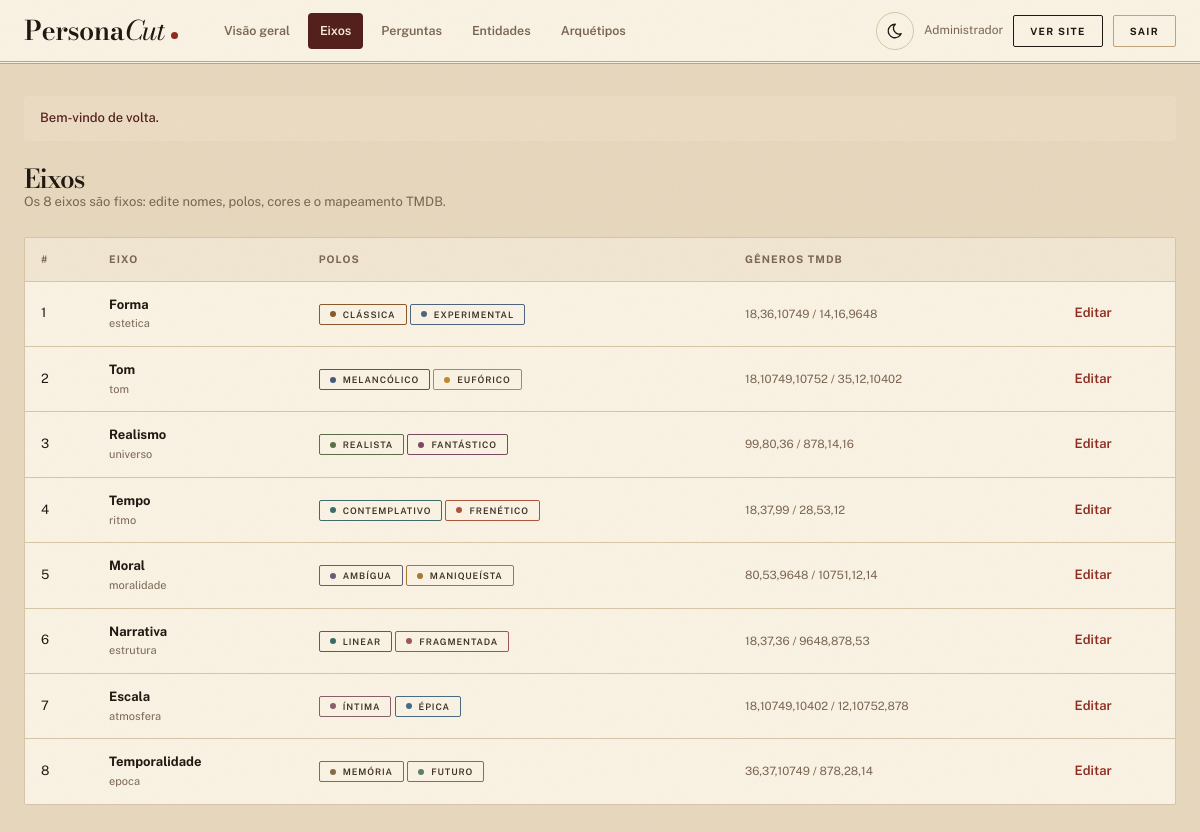
Screenshot of /admin/eixos.php (signed in) with the database file from the repository.
### tables this page shows
CREATE TABLE eixos (
    id                 TINYINT UNSIGNED AUTO_INCREMENT PRIMARY KEY,
    ordem              TINYINT UNSIGNED NOT NULL,
    slug               VARCHAR(40)  NOT NULL,
    nome               VARCHAR(60)  NOT NULL,
    descricao          TEXT NULL,
    polo_esq_key       VARCHAR(80)  NOT NULL,
    polo_esq_nome      VARCHAR(60)  NOT NULL,
    polo_dir_key       VARCHAR(80)  NOT NULL,
    polo_dir_nome      VARCHAR(60)  NOT NULL,
    cor_esq            CHAR(7)      NOT NULL,
    cor_dir            CHAR(7)      NOT NULL,
    icone_esq          VARCHAR(40)  NOT NULL,
    icone_dir          VARCHAR(40)  NOT NULL,
    tmdb_genres_esq    VARCHAR(120) NOT NULL DEFAULT '',
    tmdb_genres_dir    VARCHAR(120) NOT NULL DEFAULT '',
    tmdb_keywords_esq  VARCHAR(255) NOT NULL DEFAULT '',
    tmdb_keywords_dir  VARCHAR(255) NOT NULL DEFAULT '',
    UNIQUE KEY uq_eixos_slug (slug),
    UNIQUE KEY uq_eixos_ordem (ordem)
);

### src/Core/Translator.php (called while the page is built, shortened)
<?php
final class Translator
{
    private static string $locale = 'pt-BR';
    private static string $diretorio = '';
    private static array $cache = [];
    public static function init(string $locale, string $diretorio): void
    {
        self::$locale = $locale;
        self::$diretorio = rtrim($diretorio, '/');
    }
    public static function get(string $chave, array $substituicoes = []): string
    {
        $texto = self::buscar(self::$locale, $chave)
            ?? self::buscar('pt-BR', $chave)
            ?? $chave;
        return $texto;
    }
    private static function buscar(string $locale, string $chave): ?string
    {
        $no = self::buscarNo($locale, $chave);
        return is_string($no) ? $no : null;
    }
    private static function buscarNo(string $locale, string $chave): mixed
    {
        $dados = self::carregar($locale);
        $no = $dados;
        foreach (explode('.', $chave) as $parte) {
            $no = $no[$parte];
        }
        return $no;
    }
    private static function carregar(string $locale): array
    {
        if (isset(self::$cache[$locale])) {
            return self::$cache[$locale];
        }
        $arquivo = self::$diretorio . '/' . $locale . '.json';
        $conteudo = file_get_contents($arquivo);
        $dados = json_decode($conteudo === false ? '' : $conteudo, true);
        self::$cache[$locale] = is_array($dados) ? $dados : [];
        return self::$cache[$locale];
    }
}

### src/Core/SessionUser.php (called while the page is built, shortened)
<?php
final class SessionUser
{
    public static function atual(): ?array
    {
        $admin = $_SESSION['admin'] ?? null;
        return is_array($admin) ? $admin : null;
    }
}

### public/admin/_guard.php (called while the page is built, shortened)
<?php
$admin = \Core\SessionUser::atual();

### src/Core/Session.php (called while the page is built, shortened)
<?php
final class Session
{
    public static function flash(string $chave, ?string $mensagem = null): ?string
    {
        $valor = $_SESSION['_flash'][$chave] ?? null;
        return $valor;
    }
}

### src/autoload.php (called while the page is built, shortened)
<?php
spl_autoload_register(static function (string $classe): void {
    $prefixos = [
        'Core\\'        => __DIR__ . '/Core/',
        'Models\\'      => __DIR__ . '/Models/',
        'Services\\'    => __DIR__ . '/Services/',
        'Controllers\\' => __DIR__ . '/Controllers/',
    ];
    foreach ($prefixos as $prefixo => $diretorio) {
        if (!str_starts_with($classe, $prefixo)) {
            continue;
        }
        $relativo = substr($classe, strlen($prefixo));
        $arquivo  = $diretorio . str_replace('\\', '/', $relativo) . '.php';
        if (is_file($arquivo)) {
            return;
        }
    }
});

### src/Models/Eixo.php (called while the page is built, shortened)
<?php
final class Eixo
{
    public static function todos(PDO $pdo): array
    {
        $stmt = $pdo->query(
            'SELECT id, ordem, slug, nome, descricao, polo_esq_key, polo_esq_nome,
                    polo_dir_key, polo_dir_nome, cor_esq, cor_dir,
                    icone_esq, icone_dir, tmdb_genres_esq, tmdb_genres_dir,
                    tmdb_keywords_esq, tmdb_keywords_dir
               FROM eixos
              ORDER BY ordem'
        );
        $linhas = $stmt->fetchAll();
        foreach ($linhas as &$linha) {
            $linha['id'] = (int) $linha['id'];
        }
        return $linhas;
    }
}

### public/admin/eixos.php (the view, shortened to what this page needs)
<?php
require __DIR__ . '/_guard.php';
$adminAtivo = 'eixos.php';
$eixos = Eixo::todos($pdo);
require __DIR__ . '/partials/head.php';
?>
<div class="pc-admin__head">
    <div>
        <h1><?= e(t('admin.axes')) ?></h1>
        <p class="pc-text-muted" style="font-size:13px">Os 8 eixos são fixos: edite nomes, polos, cores e o mapeamento TMDB.</p>
    </div>
</div>
<div class="pc-table-wrap">
    <table class="pc-table">
        <thead>
        <tr>
            <th>#</th>
            <th>Eixo</th>
            <th>Polos</th>
            <th>Gêneros TMDB</th>
            <th></th>
        </tr>
        </thead>
        <tbody>
        <?php foreach ($eixos as $eixo): ?>
            <tr>
                <td><?= (int) $eixo['ordem'] ?></td>
                <td>
                    <strong><?= e($eixo['nome']) ?></strong>
                    <div class="pc-text-muted" style="font-size:11px"><?= e($eixo['slug']) ?></div>
                </td>
                <td>
                    <span class="pc-chip" style="border-color: <?= e($eixo['cor_esq']) ?>">
                        <i class="pc-chip__dot" style="background: <?= e($eixo['cor_esq']) ?>"></i><?= e($eixo['polo_esq_nome']) ?>
                    </span>
                    <span class="pc-chip" style="border-color: <?= e($eixo['cor_dir']) ?>">
                        <i class="pc-chip__dot" style="background: <?= e($eixo['cor_dir']) ?>"></i><?= e($eixo['polo_dir_nome']) ?>
                    </span>
                </td>
                <td class="pc-text-muted" style="font-size:11.5px">
                    <?= e($eixo['tmdb_genres_esq']) ?> / <?= e($eixo['tmdb_genres_dir']) ?>
                </td>
                <td><a href="<?= url('admin/eixos.php', ['editar' => $eixo['id']]) ?>"><?= e(t('admin.edit')) ?></a></td>
            </tr>
        <?php endforeach; ?>
        </tbody>
    </table>
</div>
<?php require __DIR__ . '/partials/foot.php'; ?>

### public/admin/partials/head.php (shortened to what this page needs)
<?php
$adminAtivo = $adminAtivo ?? '';
$flashOk = Session::flash('ok');
$itensNav = [
    ''            => t('admin.dashboard'),
    'eixos.php'   => t('admin.axes'),
    'perguntas.php' => t('admin.questions'),
    'entidades.php' => t('admin.entities'),
    'arquetipos.php' => t('admin.archetypes'),
];
?>
<!doctype html>
<html lang="pt-BR" data-theme="light">
<head>
    <link rel="stylesheet" href="<?= asset('vendor/vuexy/core.css') ?>">
    <link rel="stylesheet" href="<?= asset('css/personacut.css') ?>">
</head>
<body class="pc-admin">
<header class="pc-admin__bar">
    <a class="pc-logo" href="<?= url('admin/') ?>">
        Persona<span>Cut</span><i class="pc-logo__dot" aria-hidden="true"></i>
    </a>
    <nav class="pc-admin__nav" aria-label="Painel">
        <?php foreach ($itensNav as $arquivo => $rotulo): ?>
            <a href="<?= url('admin/' . $arquivo) ?>" class="<?= $adminAtivo === $arquivo ? 'is-active' : '' ?>">
                <?= e($rotulo) ?>
            </a>
        <?php endforeach; ?>
    </nav>
    <div class="pc-admin__actions">
        <button class="pc-theme" type="button" data-theme-toggle aria-label="<?= e(t('ui.nav.theme')) ?>">
            <?= icon('moon', 18, 'pc-ico--moon') ?>
        </button>
        <span class="pc-admin__user"><?= e((string) ($admin['nome'] ?? '')) ?></span>
        <a class="pc-btn pc-btn--sm pc-btn--ghost" href="<?= url('/') ?>"><?= e(t('admin.view_public')) ?></a>
        <form action="<?= url('admin/logout.php') ?>" method="post" style="margin:0">
            <button class="pc-btn pc-btn--sm pc-btn--light" type="submit"><?= e(t('admin.logout')) ?></button>
        </form>
    </div>
</header>
<main class="pc-admin__main">
    <?php if ($flashOk !== null): ?>
        <div class="pc-alert pc-alert--ok pc-mb-3"><?= e($flashOk) ?></div>
    <?php endif; ?>

### src/Core/helpers.php (shortened to what this page needs)
<?php
function e(mixed $valor): string
{
    return htmlspecialchars((string) $valor, ENT_QUOTES | ENT_SUBSTITUTE, 'UTF-8');
}
function asset(string $caminho): string
{
    $caminho = ltrim($caminho, '/');
    $arquivo = BASE_PATH . '/public/assets/' . $caminho;
    $versao  = is_file($arquivo) ? (string) filemtime($arquivo) : '1';
    return '/assets/' . $caminho . '?v=' . $versao;
}
function url(string $caminho = '', array $parametros = []): string
{
    $url = '/' . ltrim($caminho, '/');
    $parametros = array_filter(
        $parametros,
        static fn (mixed $v): bool => $v !== null && $v !== ''
    );
    if ($parametros !== []) {
        $url .= '?' . http_build_query($parametros);
    }
    return $url;
}
function t(string $chave, array $substituicoes = []): string
{
    return Translator::get($chave, $substituicoes);
}
function icon(string $nome, int $tamanho = 20, string $classe = ''): string
{
    $caminhos = $mapa[$nome] ?? $mapa['spark'];
    $svg = sprintf(
        '<svg class="pc-ico %s" width="%d" height="%d" viewBox="0 0 24 24" fill="none" stroke="currentColor" stroke-width="1.7" stroke-linecap="round" stroke-linejoin="round" aria-hidden="true" focusable="false">',
        e($classe),
        $tamanho,
        $tamanho
    );
    foreach (explode('|', $caminhos) as $d) {
        $svg .= '<path d="' . e($d) . '"/>';
    }
    return $svg . '</svg>';
}

### public/admin/partials/foot.php (shortened to what this page needs)
</main>
</body>
</html>

### rows the page displays
eixos: ordem "1", nome "Forma", slug "estetica", polo_esq_nome "CLÁSSICA", polo_dir_nome "EXPERIMENTAL", tmdb_genres_esq "18,36,10749", tmdb_genres_dir "14,16,9648"
eixos: ordem "2", nome "Tom", slug "tom", polo_esq_nome "MELANCÓLICO", polo_dir_nome "EUFÓRICO", tmdb_genres_esq "18,10749,10752", tmdb_genres_dir "35,12,10402"
eixos: ordem "3", nome "Realismo", slug "universo", polo_esq_nome "REALISTA", polo_dir_nome "FANTÁSTICO", tmdb_genres_esq "99,80,36", tmdb_genres_dir "878,14,16"
eixos: ordem "4", nome "Tempo", slug "ritmo", polo_esq_nome "CONTEMPLATIVO", polo_dir_nome "FRENÉTICO", tmdb_genres_esq "18,37,99", tmdb_genres_dir "28,53,12"
eixos: ordem "5", nome "Moral", slug "moralidade", polo_esq_nome "AMBÍGUA", polo_dir_nome "MANIQUEÍSTA", tmdb_genres_esq "80,53,9648", tmdb_genres_dir "10751,12,14"
eixos: ordem "6", nome "Narrativa", slug "estrutura", polo_esq_nome "LINEAR", polo_dir_nome "FRAGMENTADA", tmdb_genres_esq "18,37,36", tmdb_genres_dir "9648,878,53"
eixos: ordem "7", nome "Escala", slug "atmosfera", polo_esq_nome "ÍNTIMA", polo_dir_nome "ÉPICA", tmdb_genres_esq "18,10749,10402", tmdb_genres_dir "12,10752,878"
eixos: ordem "8", nome "Temporalidade", slug "epoca", polo_esq_nome "MEMÓRIA", polo_dir_nome "FUTURO", tmdb_genres_esq "36,37,10749", tmdb_genres_dir "878,28,14"

### other values shown
$rotulo "Visão geral"
$rotulo "Eixos"
$rotulo "Perguntas"
$rotulo "Entidades"
$rotulo "Arquétipos"
$admin['nome'] "Administrador"
t('admin.view_public') "VER SITE"
t('admin.logout') "SAIR"
$flashOk "Bem-vindo de volta."
t('admin.axes') "Eixos"
